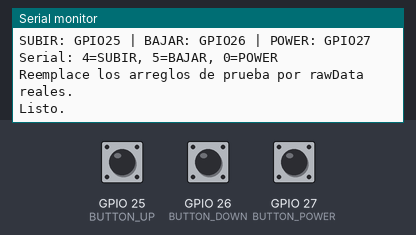
The sketch below on a simulated ESP32. Parts: the last lines printed to the serial monitor. Inputs (shaded band) come from the test bench; at power-on: GPIO 25 (BUTTON_UP) HIGH, GPIO 26 (BUTTON_DOWN) HIGH, GPIO 27 (BUTTON_POWER) HIGH.

Above: at 3.2 s.
3.3 s: GPIO 25 (BUTTON_UP) pulled LOW for 0.15 s
At 4.5 s:
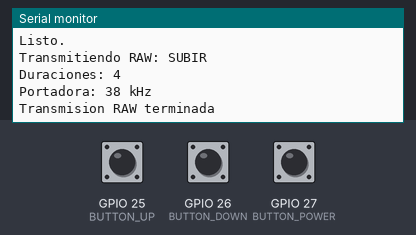
4.9 s: GPIO 26 (BUTTON_DOWN) pulled LOW for 0.15 s
At 4.97 s:
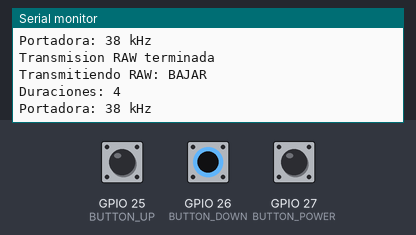
6.5 s: GPIO 27 (BUTTON_POWER) pulled LOW for 0.15 s
At 6.57 s:
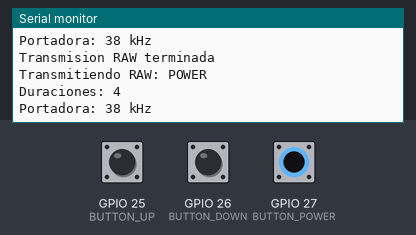

The sketch:

IRrecvDumpV3-Emisor.ino
```cpp
#include <Arduino.h>
#include <IRremoteESP8266.h>
#include <IRsend.h>

// ESP32 DevKit V1 (ESP32 clasico / WROOM-32)
// No usar GPIO6-GPIO11: estan conectados a la memoria flash.
const uint16_t IR_LED_PIN = 32;
const uint8_t BUTTON_UP = 25;
const uint8_t BUTTON_DOWN = 26;
const uint8_t BUTTON_POWER = 27;
const uint16_t IR_FREQUENCY_KHZ = 38;

IRsend irsend(IR_LED_PIN);

/*
 * Pega aqui los arreglos rawData[] que imprime IRrecvDumpV3.
 * Estos valores deben ser los del control RG574(B)/BGEFU1.
 * Los valores de abajo son solo una señal de prueba y no controlan
 * necesariamente tu aire acondicionado.
 */
static const uint16_t raw_up[] = {
  9000, 4500, 560, 560
};

static const uint16_t raw_down[] = {
  9000, 4500, 560, 560
};

static const uint16_t raw_power[] = {
  9000, 4500, 560, 560
};

bool pressed(uint8_t pin, bool &armed) {
  const bool isLow = digitalRead(pin) == LOW;
  if (isLow && armed) {
    armed = false;
    return true;
  }
  if (!isLow) armed = true;
  return false;
}

void sendRawSignal(const uint16_t *rawData, size_t length, const char *name) {
  Serial.print("Transmitiendo RAW: ");
  Serial.println(name);
  Serial.print("Duraciones: ");
  Serial.println(length);
  Serial.println("Portadora: 38 kHz");

  irsend.sendRaw(rawData, length, IR_FREQUENCY_KHZ);

  Serial.println("Transmision RAW terminada");
}

void setup() {
  Serial.begin(115200);
  delay(2000);

  pinMode(BUTTON_UP, INPUT_PULLUP);
  pinMode(BUTTON_DOWN, INPUT_PULLUP);
  pinMode(BUTTON_POWER, INPUT_PULLUP);
  irsend.begin();

  Serial.println();
  Serial.println("=== EMISOR IR RAW - ESP32 DevKit V1 ===");
  Serial.println("LED IR: GPIO32");
  Serial.println("SUBIR: GPIO25 | BAJAR: GPIO26 | POWER: GPIO27");
  Serial.println("Serial: 4=SUBIR, 5=BAJAR, 0=POWER");
  Serial.println("Reemplace los arreglos de prueba por rawData reales.");
  Serial.println("Listo.");
}

void loop() {
  static bool upArmed = true;
  static bool downArmed = true;
  static bool powerArmed = true;

  if (pressed(BUTTON_UP, upArmed)) {
    sendRawSignal(raw_up, sizeof(raw_up) / sizeof(raw_up[0]), "SUBIR");
  } else if (pressed(BUTTON_DOWN, downArmed)) {
    sendRawSignal(raw_down, sizeof(raw_down) / sizeof(raw_down[0]), "BAJAR");
  } else if (pressed(BUTTON_POWER, powerArmed)) {
    sendRawSignal(raw_power, sizeof(raw_power) / sizeof(raw_power[0]), "POWER");
  }

  while (Serial.available()) {
    const char command = Serial.read();
    if (command == '4') {
      sendRawSignal(raw_up, sizeof(raw_up) / sizeof(raw_up[0]), "SUBIR");
    } else if (command == '5') {
      sendRawSignal(raw_down, sizeof(raw_down) / sizeof(raw_down[0]), "BAJAR");
    } else if (command == '0') {
      sendRawSignal(raw_power, sizeof(raw_power) / sizeof(raw_power[0]), "POWER");
    }
  }

  delay(10);
}
```

Measured:
- after the input at 3.3 s, the serial monitor: prints a new line at once (image 1)
- after the input at 4.9 s, the serial monitor: prints a new line at once (image 2)
- after the input at 6.5 s, the serial monitor: prints a new line at once (image 3)
